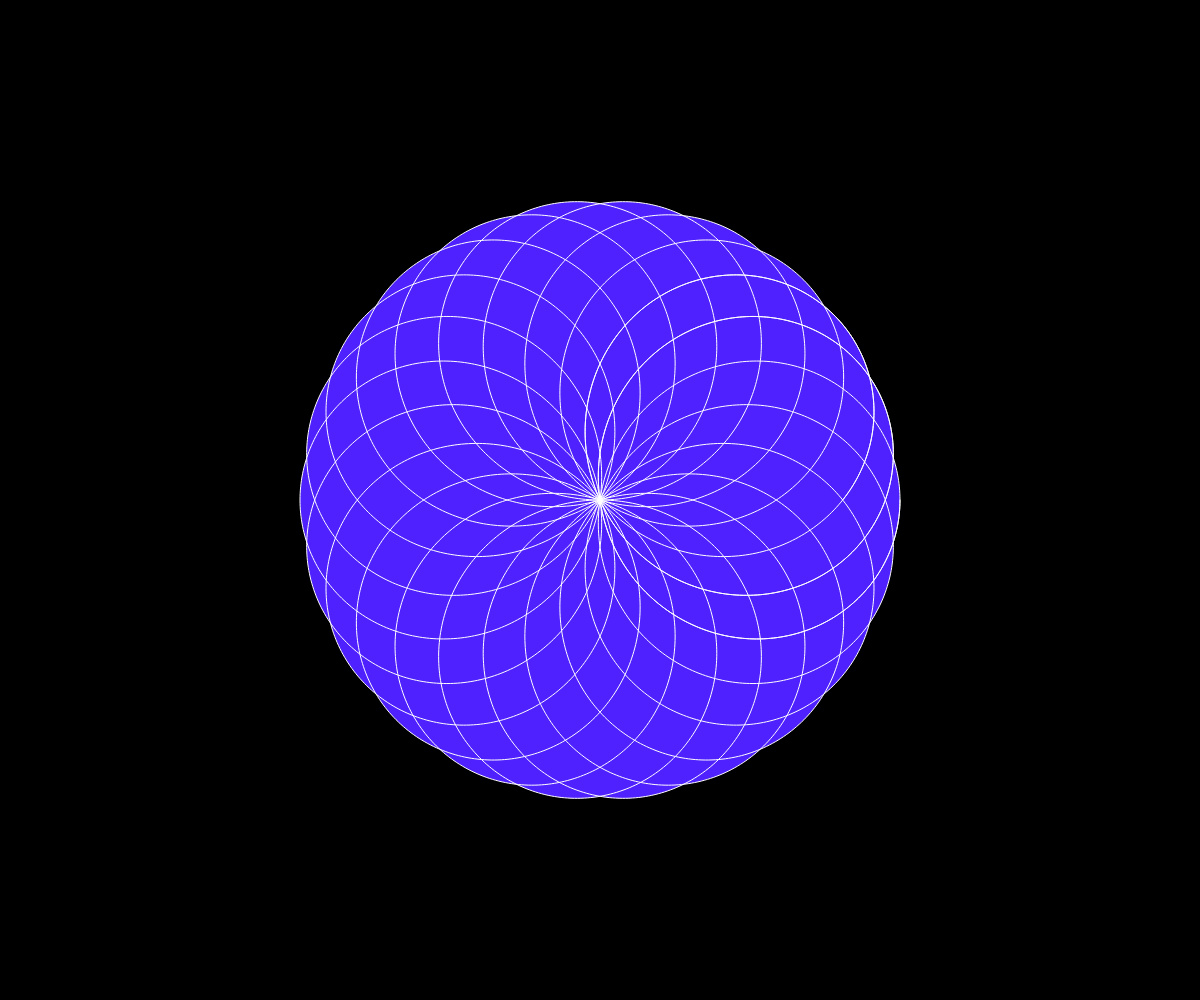
Frame 1 (no input)
Frame 60 (no input): identical to frame 1, image omitted
Frame 120 (the mouse pressed at the canvas centre since frame 60): identical to frame 1, image omitted

The p5.js sketch that drew this single still picture (run headless with seeded random() and noise() and a simulated clock; from frame 60 on, the mouse is pressed at the canvas centre):

// p5.js sketch
// ── sketch.js
var a = 0;
var d = 8;
var n = 5;

var sliderD;
var sliderN;
var angle = 0;

function setup() {
	sliderD = createSlider(1, 22, 1, 0.5);
	sliderN = createSlider(1, 22, 1, 0.5);
	createCanvas(windowWidth, windowHeight);
}


function draw() {
	background(0);
	translate(width/2, height/2);
	stroke(255);
	fill(80, 33, 255);

	var offset = 0.333;

//	var x = map(sin(angle), -1, 1, 1, 22);

	sliderN.value();
	sliderD.value();

	var k = sliderN.value() / sliderD.value() + 0.1;

	angle += 0.0333;

	beginShape();
	for(var a = 0; a < TWO_PI * 11; a += 0.011){
		var r = 300 * cos(k * a);
		var x = r * cos(a);
		var y = r * sin(a);
		vertex(x, y);
	}
	endShape();
}
